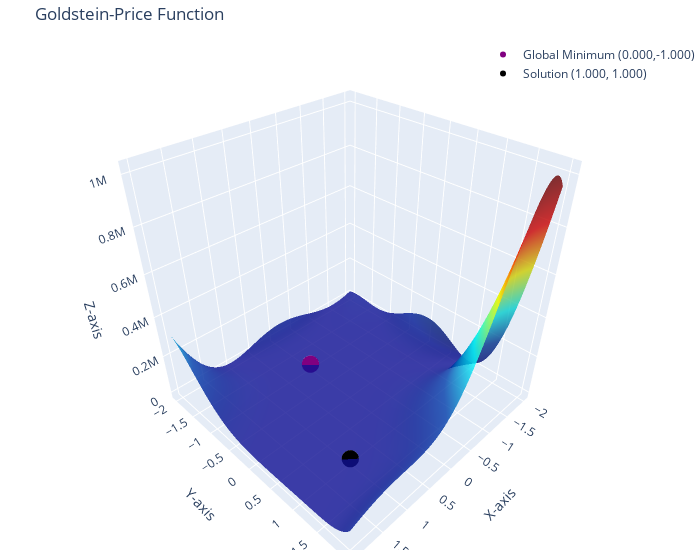

Write notebook code for a chart like this one.
### Markdown cell above
## **Visual test**

### Code cell
def goldstein_price_test(x, y):
	term1 = (1 + (x + y + 1) ** 2 * (19 - 14 * x + 3 * x ** 2 - 14 * y + 6 * x * y + 3 * y ** 2))
	term2 = (30 + (2 * x - 3 * y) ** 2 * (18 - 32 * x + 12 * x ** 2 + 48 * y - 36 * x * y + 27 * y ** 2))
	return term1 * term2

def plot_goldstein_price(solution: list[float,float]):
    x = np.linspace(min_range, max_range, 100)
    y = np.linspace(min_range, max_range, 100)
    X, Y = np.meshgrid(x, y)
    Z = goldstein_price_test(X, Y)

    # surface plot
    fig = go.Figure(data=[go.Surface(z=Z, x=X, y=Y, colorscale='Jet', showscale=False, opacity=0.8)])

    # global minimum
    global_min_x, global_min_y = 0, -1
    global_min_z = goldstein_price_test(global_min_x, global_min_y)
    fig.add_trace(go.Scatter3d(
        x=[global_min_x], y=[global_min_y], z=[global_min_z],
        mode='markers',
        marker=dict(size=6, color='purple', symbol='circle'),
        name=f'Global Minimum ({global_min_x:.3f},{global_min_y:.3f})'
    ))

    sol_x, sol_y = solution
    sol_z = goldstein_price_test(sol_x, sol_y) 
    fig.add_trace(go.Scatter3d(
        x=[sol_x], y=[sol_y], z=[sol_z],
        mode='markers',
        marker=dict(size=6, color='black', symbol='circle'),
        name=f'Solution ({sol_x:.3f}, {sol_y:.3f})'
    ))

    # Update layout
    fig.update_layout(
        title='Goldstein-Price Function',
        scene=dict(
            xaxis_title='X-axis',
            yaxis_title='Y-axis',
            zaxis_title='Z-axis'
        ),
        margin=dict(l=0, r=0, b=0, t=40),  # Adjust margins for better fit
        width=700,
        height=550,
        showlegend=True,
        legend=dict(
            x=1,
            y=1,
            xanchor='right',
            yanchor='top'
        )
    )

    fig.show()
# ---------------------------------------
plot_goldstein_price([1.0,1.0])

### Figure 1 — Plotly figure (JSON) as saved in the notebook; plotly's stock layout.template omitted (floating-point values rounded to 4 significant figures; data arrays with more than 128 entries replaced by an {"elided": "..."} marker saying what was removed)
{"data": [{"colorscale": [[0, "rgb(0,0,131)"], [0.2, "rgb(0,60,170)"], [0.4, "rgb(5,255,255)"], [0.6, "rgb(255,255,0)"], [0.8, "rgb(250,0,0)"], [1, "rgb(128,0,0)"]], "opacity": 0.8, "showscale": false, "type": "surface", "x": {"elided": "100x100 float values"}, "y": {"elided": "100x100 float values"}, "z": {"elided": "100x100 float values"}}, {"marker": {"color": "purple", "size": 6, "symbol": "circle"}, "mode": "markers", "name": "Global Minimum (0.000,-1.000)", "type": "scatter3d", "x": [0], "y": [-1], "z": [3]}, {"marker": {"color": "black", "size": 6, "symbol": "circle"}, "mode": "markers", "name": "Solution (1.000, 1.000)", "type": "scatter3d", "x": [1], "y": [1], "z": [1876]}], "layout": {"height": 550, "legend": {"x": 1, "xanchor": "right", "y": 1, "yanchor": "top"}, "margin": {"b": 0, "l": 0, "r": 0, "t": 40}, "scene": {"xaxis": {"title": {"text": "X-axis"}}, "yaxis": {"title": {"text": "Y-axis"}}, "zaxis": {"title": {"text": "Z-axis"}}}, "showlegend": true, "title": {"text": "Goldstein-Price Function"}, "width": 700}}
